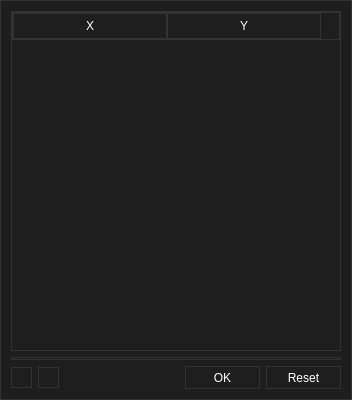
<?xml version="1.0" encoding="UTF-8"?>
<ui version="4.0">
 <class>ListBoxEditerDialog</class>
 <widget class="QDialog" name="ListBoxEditerDialog">
  <property name="geometry">
   <rect>
    <x>0</x>
    <y>0</y>
    <width>352</width>
    <height>400</height>
   </rect>
  </property>
  <property name="minimumSize">
   <size>
    <width>352</width>
    <height>400</height>
   </size>
  </property>
  <property name="maximumSize">
   <size>
    <width>352</width>
    <height>400</height>
   </size>
  </property>
  <property name="font">
   <font>
    <family>Arial</family>
   </font>
  </property>
  <property name="windowTitle">
   <string>Primitive Path Editor</string>
  </property>
  <property name="windowIcon">
   <iconset resource="UIDesigner.qrc">
    <normaloff>:/UIDesigner/Resources/UI.png</normaloff>:/UIDesigner/Resources/UI.png</iconset>
  </property>
  <property name="styleSheet">
   <string notr="true">/*
	Copyright 2013 Emanuel Claesson

	Licensed under the Apache License, Version 2.0 (the &quot;License&quot;);
	you may not use this file except in compliance with the License.
	You may obtain a copy of the License at

		http://www.apache.org/licenses/LICENSE-2.0

	Unless required by applicable law or agreed to in writing, software
	distributed under the License is distributed on an &quot;AS IS&quot; BASIS,
	WITHOUT WARRANTIES OR CONDITIONS OF ANY KIND, either express or implied.
	See the License for the specific language governing permissions and
	limitations under the License.
*/

/*
	COLOR_DARK     = #1e1e1e
	COLOR_MEDIUM   = #2d2d30
	COLOR_MEDLIGHT = #333337
	COLOR_LIGHT    = #FFFFFF
	COLOR_ACCENT   = #3f3f46
*/

* {
	background: #1e1e1e;
	color: #FFFFFF;
	border: 1px solid #333337;
}

QWidget::item:selected {
	background: #3f3f46;
}

QCheckBox, QRadioButton {
	border: none;
}

QRadioButton::indicator, QCheckBox::indicator {
	width: 13px;
	height: 13px;
}

QRadioButton::indicator::unchecked, QCheckBox::indicator::unchecked {
	border: 1px solid #333337;
	background: none;
}

QRadioButton::indicator:unchecked:hover, QCheckBox::indicator:unchecked:hover {
	border: 1px solid #FFFFFF;
}

QRadioButton::indicator::checked, QCheckBox::indicator::checked {
	border: 1px solid #333337;
	background: #333337;
}

QRadioButton::indicator:checked:hover, QCheckBox::indicator:checked:hover {
	border: 1px solid #FFFFFF;
	background: #FFFFFF;
}

QGroupBox {
	margin-top: 6px;
}

QGroupBox::title {
	top: -7px;
	left: 7px;
}

QScrollBar {
	border: 1px solid #686868;
	background: #1e1e1e;
}

QScrollBar:horizontal {
	height: 15px;
	margin: 0px 0px 0px 32px;
}

QScrollBar:vertical {
	width: 15px;
	margin: 32px 0px 0px 0px;
}

QScrollBar::handle {
	background: #2d2d30;
	border: 1px solid #333337;
}

QScrollBar::handle:horizontal {
	border-width: 0px 1px 0px 1px;
}

QScrollBar::handle:vertical {
	border-width: 1px 0px 1px 0px;
}

QScrollBar::handle:horizontal {
	min-width: 20px;
}

QScrollBar::handle:vertical {
	min-height: 20px;
}

QScrollBar::add-line, QScrollBar::sub-line {
	background:#2d2d30;
	border: 1px solid #333337;
	subcontrol-origin: margin;
}

QScrollBar::add-line {
	position: absolute;
}

QScrollBar::add-line:horizontal {
	width: 15px;
	subcontrol-position: left;
	left: 15px;
}

QScrollBar::add-line:vertical {
	height: 15px;
	subcontrol-position: top;
	top: 15px;
}

QScrollBar::sub-line:horizontal {
	width: 15px;
	subcontrol-position: top left;
}

QScrollBar::sub-line:vertical {
	height: 15px;
	subcontrol-position: top;
}

QScrollBar:left-arrow, QScrollBar::right-arrow, QScrollBar::up-arrow, QScrollBar::down-arrow {
	border: 1px solid #333337;
	width: 3px;
	height: 3px;
}

QScrollBar::add-page, QScrollBar::sub-page {
	background: none;
}

QAbstractButton:hover {
	background: #2d2d30;
}

QAbstractButton:pressed {
	background: #333337;
}

QAbstractItemView {
	show-decoration-selected: 1;
	selection-background-color: #3f3f46;
	selection-color: #FFFFFF;
	alternate-background-color: #2d2d30;
}

QHeaderView {
	border: 1px solid #333337;
}

QHeaderView::section {
	background: #1e1e1e;
	border: 1px solid #333337;
	padding: 4px;
}

QHeaderView::section:selected, QHeaderView::section::checked {
	background: #2d2d30;
}

QTableView {
	gridline-color: #333337;
}

QTabBar {
	margin-left: 2px;
}

QTabBar::tab {
	border-radius: 0px;
	padding: 4px;
	margin: 4px;
}

QTabBar::tab:selected {
	background: #2d2d30;
}

QComboBox::down-arrow {
	border: 1px solid #333337;
	background: #2d2d30;
}

QComboBox::drop-down {
	border: 1px solid #333337;
	background: #2d2d30;
}

QComboBox::down-arrow {
	width: 3px;
	height: 3px;
	border: 1px solid #333337;
}

QAbstractSpinBox {
	padding-right: 15px;
}

QAbstractSpinBox::up-button, QAbstractSpinBox::down-button {
	border: 1px solid #333337;
	background: #2d2d30;
	subcontrol-origin: border;
}

QAbstractSpinBox::up-arrow, QAbstractSpinBox::down-arrow {
	width: 3px;
	height: 3px;
	border: 1px solid #333337;
}

QSlider {
	border: none;
}

QSlider::groove:horizontal {
	height: 5px;
	margin: 4px 0px 4px 0px;
}

QSlider::groove:vertical {
	width: 5px;
	margin: 0px 4px 0px 4px;
}

QSlider::handle {
	border: 1px solid #333337;
	background: #2d2d30;
}

QSlider::handle:horizontal {
	width: 15px;
	margin: -4px 0px -4px 0px;
}

QSlider::handle:vertical {
	height: 15px;
	margin: 0px -4px 0px -4px;
}

QSlider::add-page:vertical, QSlider::sub-page:horizontal {
	background: #3f3f46;
}

QSlider::sub-page:vertical, QSlider::add-page:horizontal {
	background: #2d2d30;
}

QLabel {
	border: none;
}

QProgressBar {
	text-align: center;
}

QProgressBar::chunk {
	width: 1px;
	background-color: #3f3f46;
}

QMenu::separator {
	background: #2d2d30;
}</string>
  </property>
  <property name="locale">
   <locale language="English" country="UnitedStates"/>
  </property>
  <layout class="QVBoxLayout" name="verticalLayout">
   <item>
    <widget class="QTableWidget" name="_itemListWidget">
     <attribute name="horizontalHeaderDefaultSectionSize">
      <number>154</number>
     </attribute>
     <attribute name="verticalHeaderDefaultSectionSize">
      <number>30</number>
     </attribute>
     <column>
      <property name="text">
       <string>X</string>
      </property>
      <property name="font">
       <font>
        <family>Arial</family>
       </font>
      </property>
     </column>
     <column>
      <property name="text">
       <string>Y</string>
      </property>
      <property name="font">
       <font>
        <family>Arial</family>
       </font>
      </property>
     </column>
    </widget>
   </item>
   <item>
    <widget class="Line" name="line">
     <property name="font">
      <font>
       <family>Arial</family>
      </font>
     </property>
     <property name="orientation">
      <enum>Qt::Horizontal</enum>
     </property>
    </widget>
   </item>
   <item>
    <layout class="QHBoxLayout" name="horizontalLayout">
     <item>
      <widget class="QToolButton" name="_addBtn">
       <property name="font">
        <font>
         <family>Arial</family>
        </font>
       </property>
       <property name="text">
        <string/>
       </property>
       <property name="icon">
        <iconset resource="UIDesigner.qrc">
         <normaloff>:/UIDesigner/Resources/add.png</normaloff>:/UIDesigner/Resources/add.png</iconset>
       </property>
      </widget>
     </item>
     <item>
      <widget class="QToolButton" name="_delBtn">
       <property name="font">
        <font>
         <family>Arial</family>
        </font>
       </property>
       <property name="text">
        <string/>
       </property>
       <property name="icon">
        <iconset resource="UIDesigner.qrc">
         <normaloff>:/UIDesigner/Resources/del.png</normaloff>:/UIDesigner/Resources/del.png</iconset>
       </property>
      </widget>
     </item>
     <item>
      <spacer name="horizontalSpacer_2">
       <property name="orientation">
        <enum>Qt::Horizontal</enum>
       </property>
       <property name="sizeHint" stdset="0">
        <size>
         <width>40</width>
         <height>20</height>
        </size>
       </property>
      </spacer>
     </item>
     <item>
      <spacer name="horizontalSpacer">
       <property name="orientation">
        <enum>Qt::Horizontal</enum>
       </property>
       <property name="sizeHint" stdset="0">
        <size>
         <width>40</width>
         <height>20</height>
        </size>
       </property>
      </spacer>
     </item>
     <item>
      <widget class="QPushButton" name="_okBtn">
       <property name="minimumSize">
        <size>
         <width>75</width>
         <height>23</height>
        </size>
       </property>
       <property name="font">
        <font>
         <family>Arial</family>
        </font>
       </property>
       <property name="text">
        <string>OK</string>
       </property>
      </widget>
     </item>
     <item>
      <widget class="QPushButton" name="resetBtn">
       <property name="minimumSize">
        <size>
         <width>75</width>
         <height>23</height>
        </size>
       </property>
       <property name="text">
        <string>Reset</string>
       </property>
      </widget>
     </item>
    </layout>
   </item>
  </layout>
 </widget>
 <resources>
  <include location="UIDesigner.qrc"/>
 </resources>
 <connections/>
</ui>
